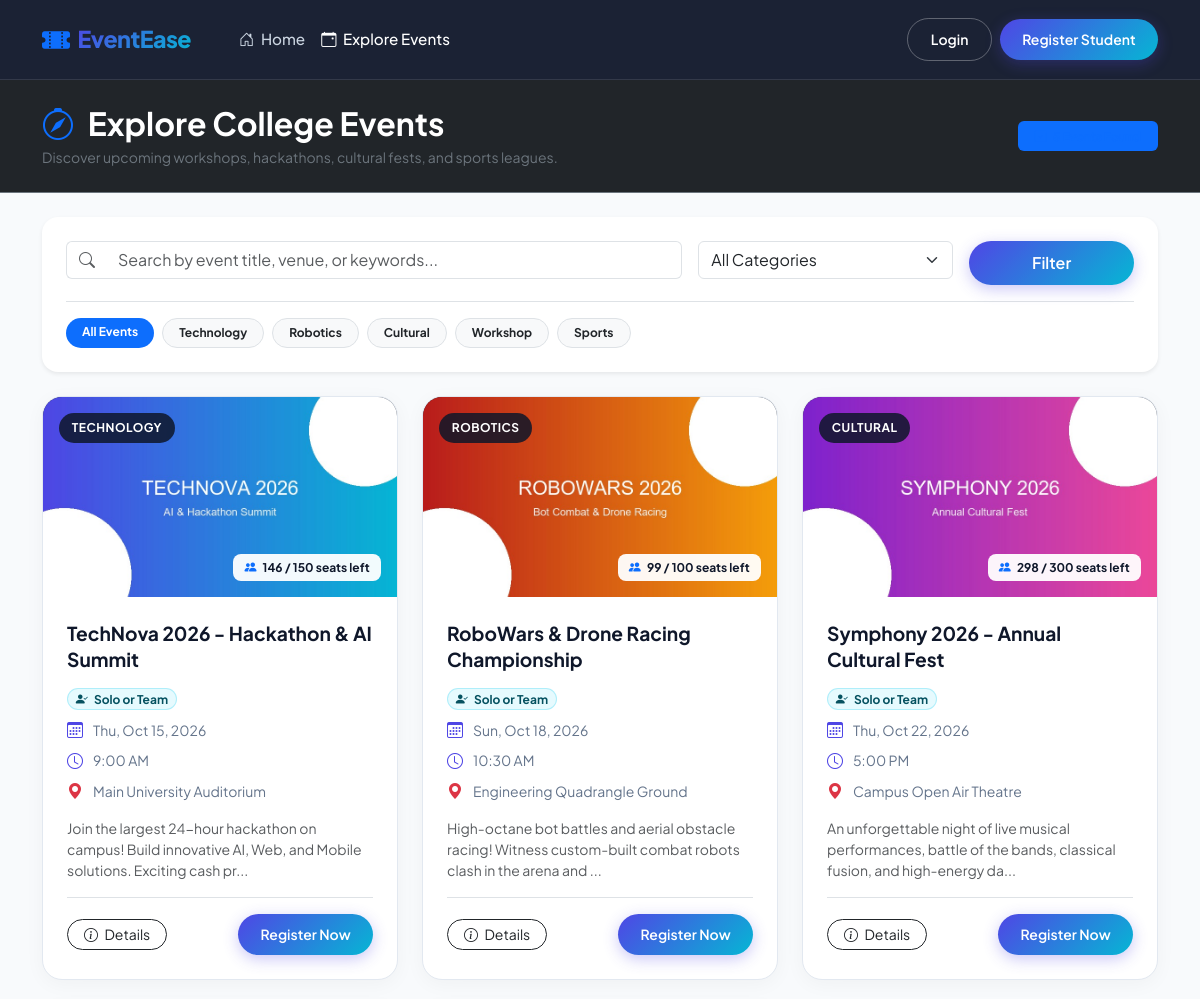
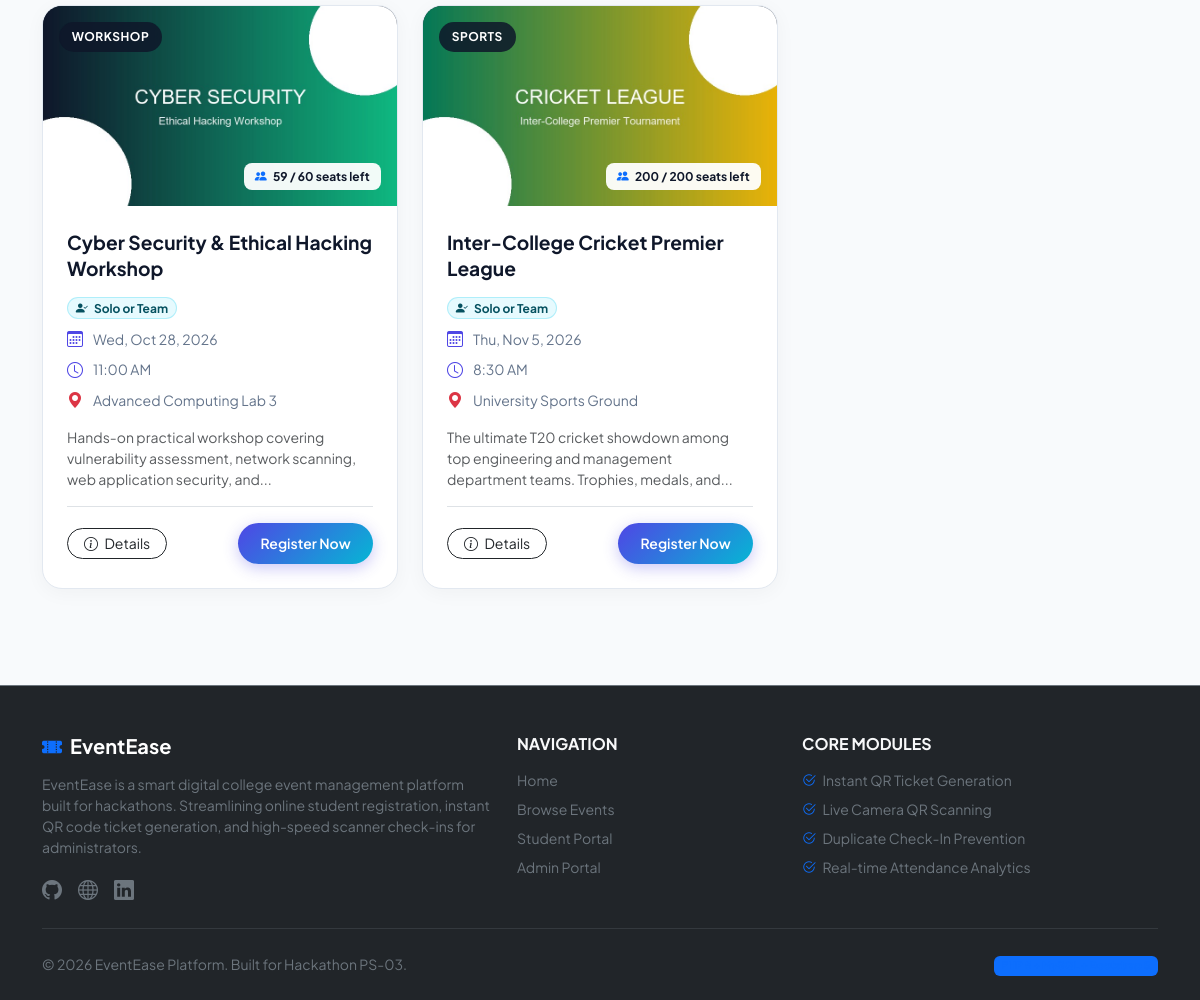
Screenshot of /events.php with the database file from the repository (2 pictures, top to bottom).
### tables this page shows
CREATE TABLE `events` (
  `id` INT AUTO_INCREMENT PRIMARY KEY,
  `title` VARCHAR(150) NOT NULL,
  `category` VARCHAR(50) NOT NULL DEFAULT 'General',
  `description` TEXT NOT NULL,
  `rules` TEXT,
  `event_date` DATE NOT NULL,
  `event_time` TIME NOT NULL,
  `venue` VARCHAR(150) NOT NULL,
  `organizer` VARCHAR(100) NOT NULL DEFAULT 'Campus Event Committee',
  `capacity` INT NOT NULL,
  `registered_count` INT DEFAULT 0,
  `image` VARCHAR(255) DEFAULT 'default-event.jpg',
  `status` ENUM('active', 'completed', 'cancelled') DEFAULT 'active',
  `created_at` TIMESTAMP DEFAULT CURRENT_TIMESTAMP
);

### events.php (the view, shortened to what this page needs)
<?php
require_once __DIR__ . '/includes/header.php';
$db = getDB();
$search   = trim($_GET['search'] ?? '');
$category = trim($_GET['category'] ?? '');
$query = "SELECT * FROM events WHERE status = 'active'";
$params = [];
$query .= " ORDER BY event_date ASC";
$stmt = $db->prepare($query);
$stmt->execute($params);
$events = $stmt->fetchAll();
$userRegisteredEventIds = [];
$categories = ['Technology', 'Robotics', 'Cultural', 'Workshop', 'Sports'];
?>
<div class="bg-dark text-white py-4 mb-4 border-bottom border-secondary">
    <div class="container">
        <div class="row align-items-center">
            <div class="col-md-7">
                <h2 class="fw-bold mb-1"><i class="bi bi-compass text-primary me-2"></i> Explore College Events</h2>
                <p class="text-secondary small mb-0">Discover upcoming workshops, hackathons, cultural fests, and sports leagues.</p>
            </div>
            <div class="col-md-5 mt-3 mt-md-0 text-md-end">
                <span class="badge bg-primary bg-opacity-20 text-primary border border-primary border-opacity-25 px-3 py-2">
                    <i class="bi bi-calendar-check me-1"></i> <?php echo count($events); ?> Events Found
                </span>
            </div>
        </div>
    </div>
</div>
<div class="container mb-5">
    <div class="card shadow-sm border-0 rounded-4 mb-4">
        <div class="card-body p-3 p-md-4">
            <form action="events.php" method="GET" class="row g-3">
                <div class="col-md-6 col-lg-7">
                    <div class="input-group">
                        <span class="input-group-text bg-white border-end-0"><i class="bi bi-search text-muted"></i></span>
                        <input type="text" name="search" class="form-control border-start-0" placeholder="Search by event title, venue, or keywords..." value="<?php echo htmlspecialchars($search); ?>">
                    </div>
                </div>
                <div class="col-md-4 col-lg-3">
                    <select name="category" class="form-select" onchange="this.form.submit()">
                        <option value="">All Categories</option>
                    </select>
                </div>
                <div class="col-md-2 col-lg-2 d-flex gap-2">
                    <button type="submit" class="btn btn-gradient-primary w-100 fw-semibold">Filter</button>
                </div>
            </form>
            <div class="d-flex flex-wrap gap-2 mt-3 pt-3 border-top">
                <a href="events.php" class="badge rounded-pill text-decoration-none px-3 py-2 <?php echo empty($category) ? 'bg-primary text-white' : 'bg-light text-dark border'; ?>">All Events</a>
                <?php foreach ($categories as $cat): ?>
                    <a href="events.php?category=<?php echo urlencode($cat); ?>" class="badge rounded-pill text-decoration-none px-3 py-2 <?php echo ($category === $cat) ? 'bg-primary text-white' : 'bg-light text-dark border'; ?>">
                        <?php echo $cat; ?>
                    </a>
                <?php endforeach; ?>
            </div>
        </div>
    </div>
    <div class="row g-4">
        <?php if (empty($events)): ?>
            <div class="col-12 text-center py-5 bg-white rounded-4 shadow-sm">
                <i class="bi bi-search-heart fs-1 text-muted"></i>
                <h4 class="fw-bold mt-3">No matching events found</h4>
                <p class="text-muted">Try resetting your search query or selecting a different category.</p>
                <a href="events.php" class="btn btn-outline-primary rounded-pill px-4 mt-2">Reset Filters</a>
            </div>
        <?php else: ?>
            <?php foreach ($events as $event):
                $remaining = $event['capacity'] - $event['registered_count'];
                $isRegistered = in_array($event['id'], $userRegisteredEventIds);
                $imageFile = basename($event['image'] ?? 'default-event.jpg');
                $imagePath = 'assets/uploads/' . rawurlencode($imageFile);
            ?>
                <div class="col-lg-4 col-md-6">
                    <div class="event-card">
                        <div class="event-card-img-wrapper">
                            <img src="<?php echo $imagePath; ?>" alt="<?php echo htmlspecialchars($event['title']); ?>" class="event-card-img" onerror="this.src='assets/uploads/default-event.jpg';" />
                            <span class="event-category-badge"><?php echo htmlspecialchars($event['category']); ?></span>
                            <span class="event-seats-badge">
                                <i class="bi bi-people-fill me-1 text-primary"></i> <?php echo max(0, $remaining); ?> / <?php echo $event['capacity']; ?> seats left
                            </span>
                        </div>
                        <div class="event-card-body">
                            <h5 class="event-title"><?php echo htmlspecialchars($event['title']); ?></h5>
                            <div class="mb-2">
                                <?php
                                $evType = $event['event_type'] ?? 'both';
                                if ($evType === 'team'): ?>
                                    <span class="badge bg-primary bg-opacity-10 text-primary border border-primary border-opacity-25 rounded-pill small">
                                        <i class="bi bi-people-fill me-1"></i> Team Event (<?php echo intval($event['min_team_size'] ?? 2); ?>-<?php echo intval($event['max_team_size'] ?? 4); ?>)
                                    </span>
                                <?php elseif ($evType === 'both'): ?>
                                    <span class="badge bg-info bg-opacity-10 text-info-emphasis border border-info border-opacity-25 rounded-pill small">
                                        <i class="bi bi-person-check-fill me-1"></i> Solo or Team
                                    </span>
                                <?php else: ?>
                                    <span class="badge bg-secondary-subtle text-secondary rounded-pill small">
                                        <i class="bi bi-person me-1"></i> Solo Event
                                    </span>
                                <?php endif; ?>
                            </div>
                            <div class="event-meta-item">
                                <i class="bi bi-calendar3"></i>
                                <span><?php echo date('D, M j, Y', strtotime($event['event_date'])); ?></span>
                            </div>
                            <div class="event-meta-item">
                                <i class="bi bi-clock"></i>
                                <span><?php echo date('g:i A', strtotime($event['event_time'])); ?></span>
                            </div>
                            <div class="event-meta-item">
                                <i class="bi bi-geo-alt-fill text-danger"></i>
                                <span class="text-truncate"><?php echo htmlspecialchars($event['venue']); ?></span>
                            </div>
                            <p class="text-muted small mt-2 mb-3 line-clamp-2">
                                <?php echo htmlspecialchars(substr($event['description'], 0, 110)) . '...'; ?>
                            </p>
                            <div class="mt-auto d-flex justify-content-between align-items-center pt-3 border-top">
                                <a href="event-details.php?id=<?php echo $event['id']; ?>" class="btn btn-sm btn-outline-dark rounded-pill px-3">
                                    <i class="bi bi-info-circle me-1"></i> Details
                                </a>
                                <?php if ($isRegistered): ?>
                                    <span class="badge bg-success bg-opacity-10 text-success border border-success px-3 py-2 rounded-pill">
                                        <i class="bi bi-check-circle-fill me-1"></i> Registered
                                    </span>
                                <?php elseif ($remaining <= 0): ?>
                                    <span class="badge bg-secondary px-3 py-2 rounded-pill">Sold Out</span>
                                <?php else: ?>
                                    <a href="event-details.php?id=<?php echo $event['id']; ?>" class="btn btn-sm btn-gradient-primary">
                                        Register Now
                                    </a>
                                <?php endif; ?>
                            </div>
                        </div>
                    </div>
                </div>
            <?php endforeach; ?>
        <?php endif; ?>
    </div>
</div>
<?php require_once __DIR__ . '/includes/footer.php'; ?>

### assets/css/style.css (style rules this page uses)
:root { --primary-color: #4f46e5; --primary-hover: #4338ca; --secondary-color: #06b6d4; --dark-color: #0f172a; --light-bg: #f8fafc; --card-bg: #ffffff; --border-color: #e2e8f0; --text-primary: #1e293b; --text-muted: #64748b; --accent-gradient: linear-gradient(135deg, #4f46e5 0%, #06b6d4 100%); --hero-gradient: linear-gradient(135deg, #0f172a 0%, #1e1b4b 50%, #312e81 100%); }
body { font-family: 'Plus Jakarta Sans', -apple-system, BlinkMacSystemFont, sans-serif; background-color: var(--light-bg); color: var(--text-primary); min-height: 100vh; display: flex; flex-direction: column; }
.btn-gradient-primary { background: var(--accent-gradient); color: #ffffff !important; font-weight: 600; border: none; padding: 0.65rem 1.4rem; border-radius: 50rem; box-shadow: 0 4px 15px rgba(79, 70, 229, 0.3); transition: all 0.3s ease; }
.event-card { background: #ffffff; border-radius: 1.25rem; border: 1px solid var(--border-color); overflow: hidden; box-shadow: 0 4px 20px rgba(0, 0, 0, 0.04); transition: all 0.3s ease; height: 100%; display: flex; flex-direction: column; }
.event-card-img-wrapper { position: relative; height: 200px; background-color: #1e293b; overflow: hidden; }
.event-card-img { width: 100%; height: 100%; object-fit: cover; transition: transform 0.5s ease; }
.event-category-badge { position: absolute; top: 1rem; left: 1rem; background: rgba(15, 23, 42, 0.85); backdrop-filter: blur(8px); color: #ffffff; font-size: 0.75rem; font-weight: 700; padding: 0.35rem 0.8rem; border-radius: 50rem; letter-spacing: 0.5px; text-transform: uppercase; }
.event-seats-badge { position: absolute; bottom: 1rem; right: 1rem; background: rgba(255, 255, 255, 0.95); backdrop-filter: blur(8px); color: var(--dark-color); font-size: 0.75rem; font-weight: 700; padding: 0.3rem 0.7rem; border-radius: 0.5rem; }
.event-card-body { padding: 1.5rem; flex: 1; display: flex; flex-direction: column; }
.event-title { font-size: 1.2rem; font-weight: 700; margin-bottom: 0.75rem; line-height: 1.35; color: var(--dark-color); }
.event-meta-item { display: flex; align-items: center; gap: 0.5rem; font-size: 0.875rem; color: var(--text-muted); margin-bottom: 0.4rem; }
.event-meta-item i { color: var(--primary-color); font-size: 1rem; width: 18px; }

### rows the page displays
events: image (picture), category "TECHNOLOGY", max(0, $remaining) "146", capacity "150", title "TechNova 2026 - Hackathon & AI Summit", event_date "Thu, Oct 15, 2026", event_time "9:00 AM", venue "Main University Auditorium", description "Join the largest 24-hour hackathon on campus! Build innovative AI, Web, and Mobile solutions. Exciting cash pr"
events: image (picture), category "ROBOTICS", max(0, $remaining) "99", capacity "100", title "RoboWars & Drone Racing Championship", event_date "Sun, Oct 18, 2026", event_time "10:30 AM", venue "Engineering Quadrangle Ground", description "High-octane bot battles and aerial obstacle racing! Witness custom-built combat robots clash in the arena and"
events: image (picture), category "CULTURAL", max(0, $remaining) "298", capacity "300", title "Symphony 2026 - Annual Cultural Fest", event_date "Thu, Oct 22, 2026", event_time "5:00 PM", venue "Campus Open Air Theatre", description "An unforgettable night of live musical performances, battle of the bands, classical fusion, and high-energy da"
events: image (picture), category "WORKSHOP", max(0, $remaining) "59", capacity "60", title "Cyber Security & Ethical Hacking Workshop", event_date "Wed, Oct 28, 2026", event_time "11:00 AM", venue "Advanced Computing Lab 3", description "Hands-on practical workshop covering vulnerability assessment, network scanning, web application security, and"
events: image (picture), category "SPORTS", capacity "200", title "Inter-College Cricket Premier League", event_date "Thu, Nov 5, 2026", event_time "8:30 AM", venue "University Sports Ground", description "The ultimate T20 cricket showdown among top engineering and management department teams. Trophies, medals, and"

### other values shown
$cat "Technology"
$cat "Robotics"
$cat "Cultural"
$cat "Workshop"
$cat "Sports"
